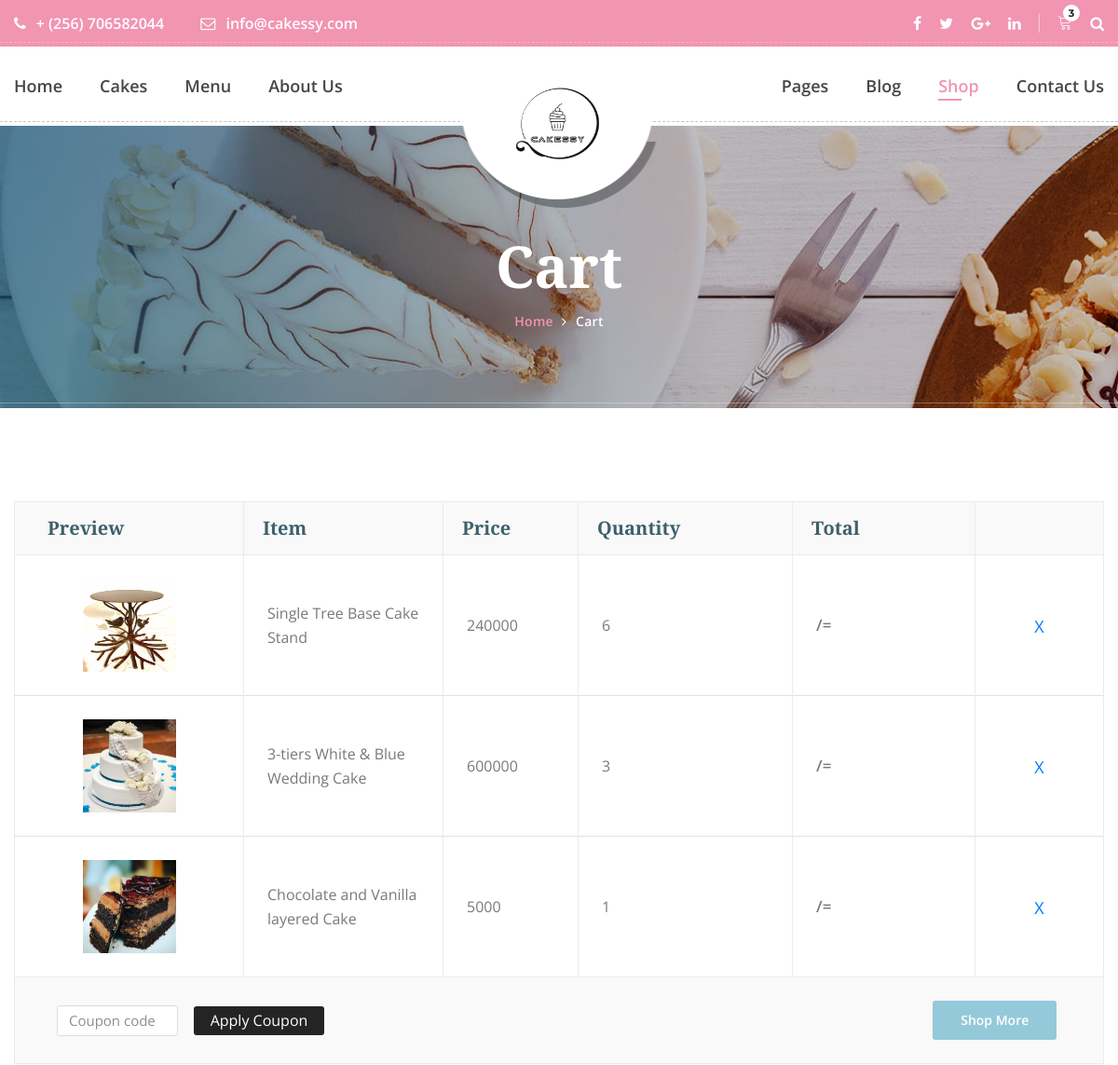
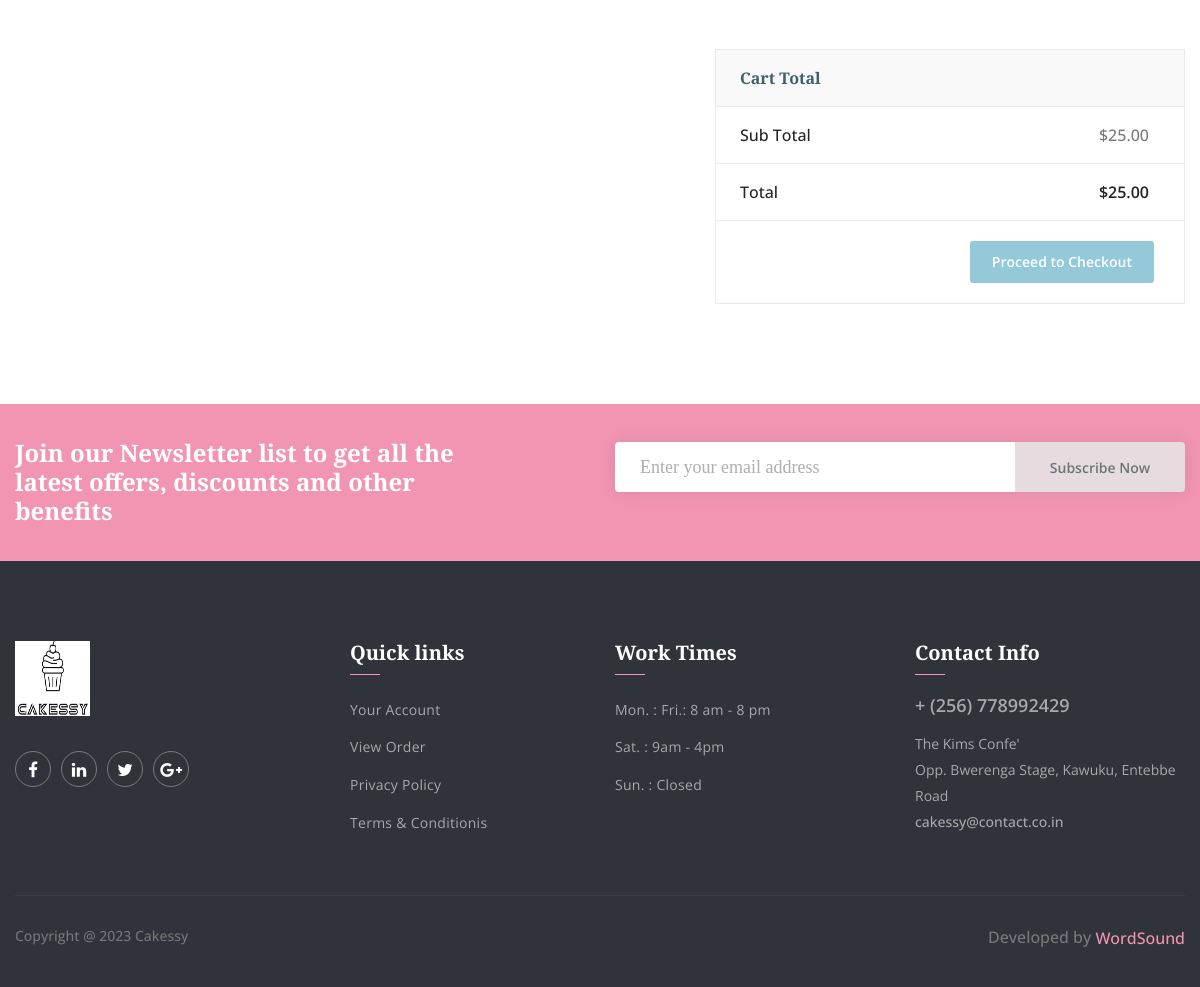
Screenshot of /order_summary (signed in) with the database file from the repository (2 pictures, top to bottom).
### core/models.py (models this page shows, shortened)
class OrderItem(models.Model):
    user = models.ForeignKey(settings.AUTH_USER_MODEL, on_delete=models.CASCADE)
    item = models.ForeignKey(Item, on_delete=models.CASCADE, default=1)
    quantity = models.IntegerField(default=1)
    ordered = models.BooleanField(default=False)

class Item(models.Model):
    title = models.CharField(max_length=75)
    category = models.ForeignKey(Category, on_delete=models.CASCADE, default=1)
    price = models.IntegerField(default=0)
    discount_price = models.FloatField(blank=True, null=True)
    details = models.TextField(max_length=500, default='', blank=True, null=True)
    img = models.ImageField(upload_to='media/img/item')
    slug = models.SlugField()
    def get_remove_from_cart_url(self):
        return reverse('remove-from-cart', kwargs={
            'slug':self.slug
        })

### core/views.py (the view)
# urls.py: path('order_summary', OrderSummary.as_view(), name='cart'),
class OrderSummary(LoginRequiredMixin, View):
    def get(self, *args, **kwargs):
        try:
            order=Order.objects.get(user=self.request.user, ordered=False)
            context = {
                'object':order
            }
            return render(self.request, 'cart.html', context)
        except ObjectDoesNotExist:
            messages.error(self.request, "You don't have an active order")
            return redirect("/")

### templates/cart.html
{% extends 'base2.html' %}
{%load static %}
{% block content %}
        <section class="banner_area" style="background: url(img/banner/banner-bg.jpg) no-repeat scroll center center;
		background-size: cover;">
        	<div class="container">
        		<div class="banner_text">
        			<h3>Cart</h3>
        			<ul>
        				<li><a href="{% url 'index' %}">Home</a></li>
        				<li><a href="cart.html">Cart</a></li>
        			</ul>
        		</div>
        	</div>
        </section>
        <section class="cart_table_area p_100">
        	<div class="container">
				<div class="table-responsive">
					<table class="table">
						<thead>
							<tr>
								<th scope="col">Preview</th>
								<th scope="col">Item</th>
								<th scope="col">Price</th>
								<th scope="col">Quantity</th>
								<th scope="col">Total</th>
								<th scope="col"></th>
							</tr>
						</thead>
						<tbody>
							{% for order_item in object.items.all %}
							<tr>
								<td>
									<img src="{{order_item.item.img.url}}" alt="" height="100" width="100">
								</td>
								<td>{{order_item.item.title}}</td>
								<td>{{order_item.item.price}}</td>
								<td>{{order_item.quantity}}</td>
								<td>{{order_item.get_item_total_price}}/=</td>
								<td><a href="{{ order_item.item.get_remove_from_cart_url }}">X</a></td>
							</tr>
							{% endfor %}
							<tr>
								<td>
									<form class="form-inline">
										<div class="form-group">
											<input type="text" class="form-control" placeholder="Coupon code">
										</div>
										<button type="submit" class="btn">Apply Coupon</button>
									</form>
								</td>
								<td></td>
								<td></td>
								<td></td>
								<td></td>
								<td>
									<a class="pest_btn" href="{% url 'shop' %}">Shop More</a>
								</td>
							</tr>
						</tbody>
					</table>
				</div>
       			<div class="row cart_total_inner">
        			<div class="col-lg-7"></div>
        			<div class="col-lg-5">
        				<div class="cart_total_text">
        					<div class="cart_head">
        						Cart Total
        					</div>
        					<div class="sub_total">
        						<h5>Sub Total <span>$25.00</span></h5>
        					</div>
        					<div class="total">
        						<h4>Total <span>$25.00</span></h4>
        					</div>
        					<div class="cart_footer">
        						<a class="pest_btn" href="{% url 'checkout' %}">Proceed to Checkout</a>
        					</div>
        				</div>
        			</div>
        		</div>
        	</div>
        </section>
        <section class="newsletter_area">
        	<div class="container">
        		<div class="row newsletter_inner">
        			<div class="col-lg-6">
        				<div class="news_left_text">
        					<h4>Join our Newsletter list to get all the latest offers, discounts and other benefits</h4>
        				</div>
        			</div>
        			<div class="col-lg-6">
        				<div class="newsletter_form">
							<div class="input-group">
								<input type="text" class="form-control" placeholder="Enter your email address">
								<div class="input-group-append">
									<button class="btn btn-outline-secondary" type="button">Subscribe Now</button>
								</div>
							</div>
        				</div>
        			</div>
        		</div>
        	</div>
        </section>
{% endblock %}

### rows the page displays
OrderItem: item.img (picture), item "Single Tree Base Cake Stand", item.price "240000", quantity "6"
OrderItem: item.img (picture), item "3-tiers White & Blue Wedding Cake", item.price "600000", quantity "3"
OrderItem: item.img (picture), item "Chocolate and Vanilla layered Cake", item.price "5000", quantity "1"
